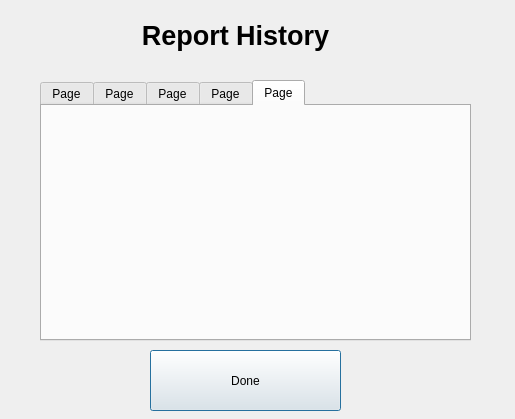
<?xml version="1.0" encoding="UTF-8"?>
<ui version="4.0">
 <class>History</class>
 <widget class="QDialog" name="History">
  <property name="geometry">
   <rect>
    <x>0</x>
    <y>0</y>
    <width>515</width>
    <height>419</height>
   </rect>
  </property>
  <property name="windowTitle">
   <string>Dialog</string>
  </property>
  <widget class="QLabel" name="label">
   <property name="geometry">
    <rect>
     <x>100</x>
     <y>0</y>
     <width>271</width>
     <height>71</height>
    </rect>
   </property>
   <property name="text">
    <string>&lt;html&gt;&lt;head/&gt;&lt;body&gt;&lt;p align=&quot;center&quot;&gt;&lt;span style=&quot; font-size:20pt; font-weight:600;&quot;&gt;Report History&lt;/span&gt;&lt;/p&gt;&lt;/body&gt;&lt;/html&gt;</string>
   </property>
  </widget>
  <widget class="QPushButton" name="pushButton">
   <property name="geometry">
    <rect>
     <x>150</x>
     <y>350</y>
     <width>191</width>
     <height>61</height>
    </rect>
   </property>
   <property name="text">
    <string>Done</string>
   </property>
  </widget>
  <widget class="QTabWidget" name="tabWidget">
   <property name="geometry">
    <rect>
     <x>40</x>
     <y>80</y>
     <width>431</width>
     <height>261</height>
    </rect>
   </property>
   <property name="currentIndex">
    <number>4</number>
   </property>
   <widget class="QWidget" name="tab_3">
    <attribute name="title">
     <string>Page</string>
    </attribute>
   </widget>
   <widget class="QWidget" name="tab">
    <attribute name="title">
     <string>Page</string>
    </attribute>
   </widget>
   <widget class="QWidget" name="tab_2">
    <attribute name="title">
     <string>Page</string>
    </attribute>
   </widget>
   <widget class="QWidget" name="tab_4">
    <attribute name="title">
     <string>Page</string>
    </attribute>
   </widget>
   <widget class="QWidget" name="tab_5">
    <attribute name="title">
     <string>Page</string>
    </attribute>
   </widget>
  </widget>
 </widget>
 <resources/>
 <connections/>
</ui>
